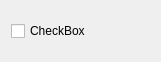
<?xml version="1.0" encoding="UTF-8"?>
<ui version="4.0">
 <class>DefaultRestorableCheckBox</class>
 <widget class="QWidget" name="DefaultRestorableCheckBox">
  <property name="geometry">
   <rect>
    <x>0</x>
    <y>0</y>
    <width>161</width>
    <height>62</height>
   </rect>
  </property>
  <property name="windowTitle">
   <string>Form</string>
  </property>
  <layout class="QHBoxLayout" name="horizontalLayout_2">
   <item>
    <layout class="QHBoxLayout" name="horizontalLayout">
     <item>
      <widget class="QCheckBox" name="checkBox">
       <property name="text">
        <string>CheckBox</string>
       </property>
      </widget>
     </item>
    </layout>
   </item>
  </layout>
 </widget>
 <resources/>
 <connections/>
</ui>
